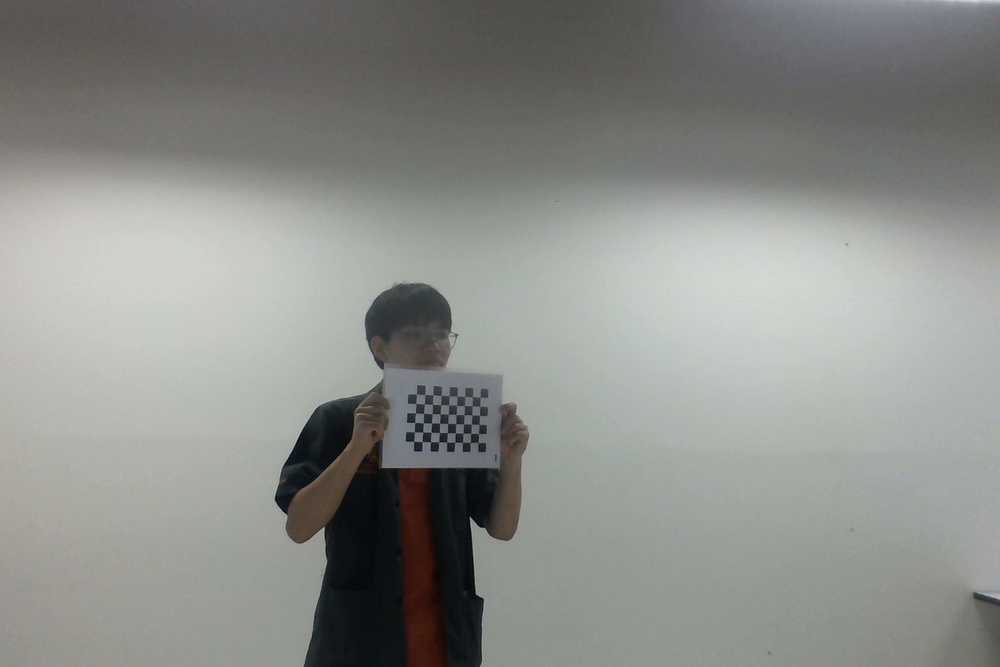
#> input picture calib_images/Photo on 25-6-2568 BE at 2.24 PM #2.jpg, 1000 x 667 px, shrunk from 2580 x 1720 before the run; its folder holds only this picture in this run
$ python camera_calibration.py
#> lines starting #> are read from the running program, lines starting #| are printed output that depends on the picture; after the words box and inside, x2 and y2 are one past the last pixel; in counts of white or black regions, pixels touching at a corner belong together; long printed decimals are rounded
import cv2
import numpy as np
import glob

CHECKERBOARD = (9, 6)  # inner corners (not squares)
square_size = 0.020  # meters

objp = np.zeros((CHECKERBOARD[0]*CHECKERBOARD[1], 3), np.float32)
objp[:, :2] = np.mgrid[0:CHECKERBOARD[0], 0:CHECKERBOARD[1]].T.reshape(-1, 2)
objp *= square_size

objpoints = []  # 3D points
imgpoints = []  # 2D points

images = glob.glob('calib_images/*.jpg')

for fname in images:
    img = cv2.imread(fname)
#> img is the input picture: shape (667, 1000, 3); mean B, G, R 138, 142, 140.1
    gray = cv2.cvtColor(img, cv2.COLOR_BGR2GRAY)

    ret, corners = cv2.findChessboardCorners(gray, CHECKERBOARD, None)
#> ret = True; corners = 54 rows, first 8: [478.2, 442.3], [470.2, 442.2], [462.5, 442.2], [454.7, 442], [446.9, 441.8], [438.6, 441.8], [430.5, 441.7], [422.3, 441.5]

    if ret:
        objpoints.append(objp)
        imgpoints.append(corners)

        cv2.drawChessboardCorners(img, CHECKERBOARD, corners, ret)
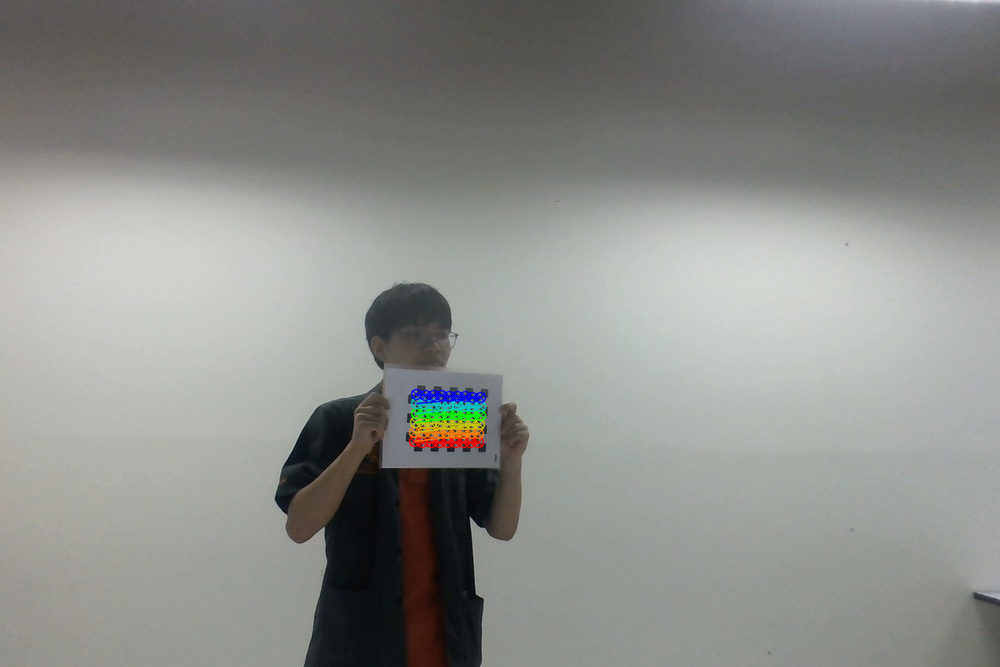
#> img: shape (667, 1000, 3); 0.62% of pixels changed, all inside (x1, y1, x2, y2) = (408, 388, 487, 449)
        cv2.imshow('img', img)
        cv2.waitKey(100)

cv2.destroyAllWindows()

# Calibrate camera
ret, mtx, dist, rvecs, tvecs = cv2.calibrateCamera(objpoints, imgpoints, gray.shape[::-1], None, None)
#> ret = 0.153; mtx = [[2703.5, 0, 498.4], [0, 1450.3, 330.7], [0, 0, 1]]; dist = [[-4.04, -124, 0.299, -0.191, -1.5]]; rvecs = ([1.6, -0.127, -2.64],); tvecs = ([-0.0216, 0.251, 3.39],)

print("Camera Matrix:\n", mtx)
#| Camera Matrix:
#|  [[2.70349553e+03 0.00000000e+00 4.98443097e+02]
#|  [0.00000000e+00 1.45030945e+03 3.30676503e+02]
#|  [0.00000000e+00 0.00000000e+00 1.00000000e+00]]
print("Distortion Coefficients:\n", dist)
#| Distortion Coefficients:
#|  [[  -4.039 -123.993    0.2988   -0.1913   -1.502]]

np.savez("calibration_data.npz", camera_matrix=mtx, dist_coeffs=dist)

$ run again, on calib_images/Photo on 25-6-2568 BE at 2.25 PM #4.jpg
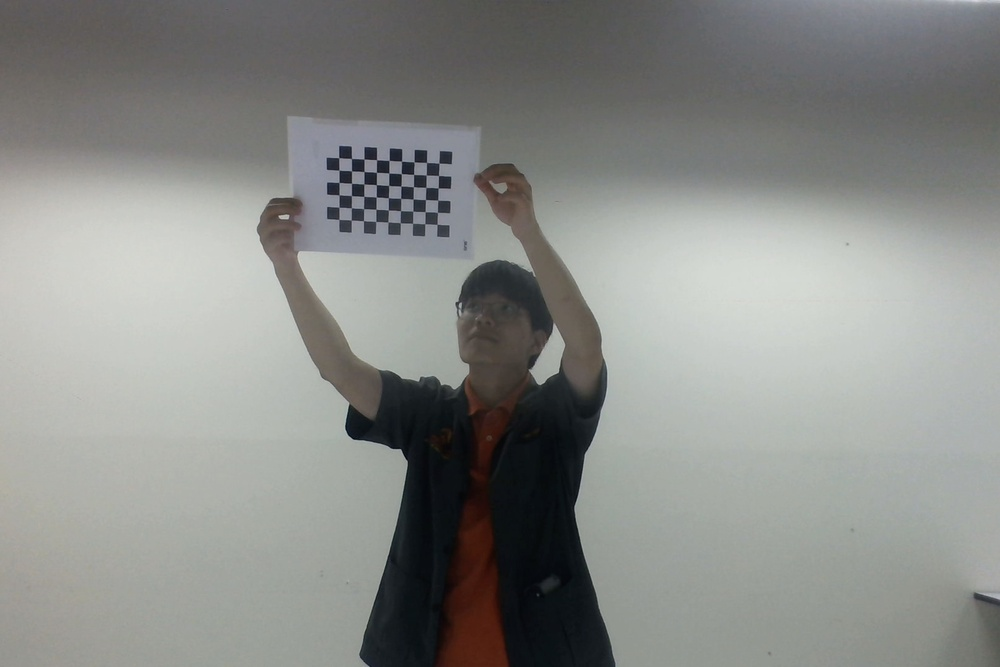
#> input picture calib_images/Photo on 25-6-2568 BE at 2.25 PM #4.jpg, 1000 x 667 px, shrunk from 2580 x 1720 before the run
#> img is the input picture: shape (667, 1000, 3); mean B, G, R 136.5, 139.6, 137.9
#> `ret, corners = cv2.findChessboardCorners(gray, CHECKERBOARD, None)`: ret = True; corners = 54 rows, first 8: [437, 224.4], [424.7, 223.6], [412.6, 223.5], [400.3, 222.7], [387.8, 222], [375.6, 221.5], [363.4, 220.5], [351.3, 220.3]
#> `cv2.drawChessboardCorners(img, CHECKERBOARD, corners, ret)`:
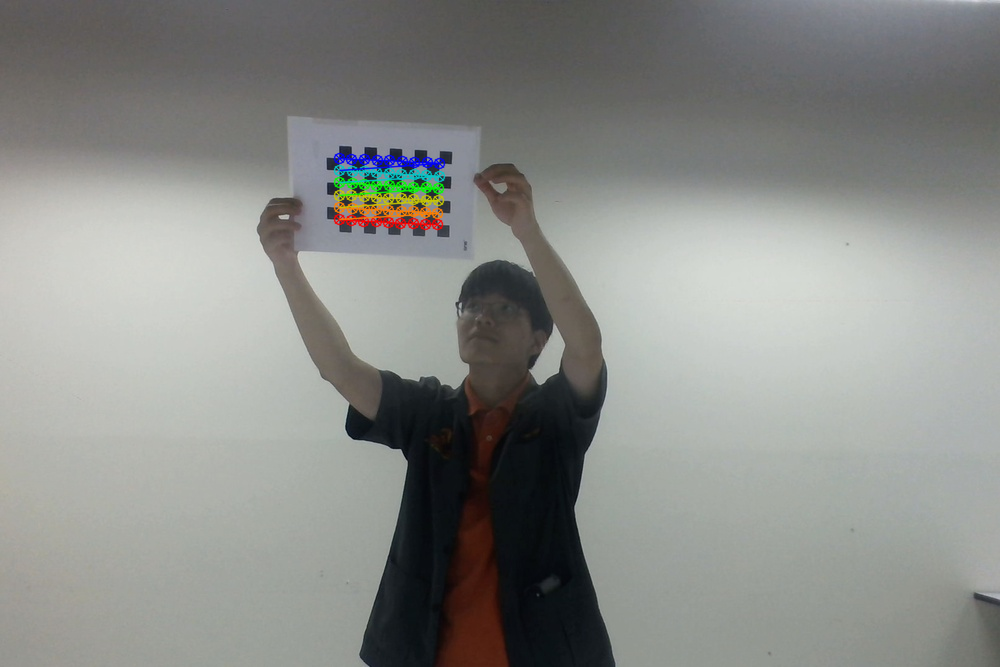
#> img: shape (667, 1000, 3); 1% of pixels changed, all inside (x1, y1, x2, y2) = (333, 152, 446, 231)
#> `ret, mtx, dist, rvecs, tvecs = cv2.calibrateCamera(objpoints, imgpoint..`: ret = 0.193; mtx = [[185.7, 0, 536.1], [0, 177.1, 338.2], [0, 0, 1]]; dist = [[-0.0197, 0.00808, -0.00528, -0.00441, -0.000722]]; rvecs = ([-0.0262, 0.0501, -3.09],); tvecs = ([-0.159, -0.191, 0.3],)
#| Camera Matrix:
#|  [[185.659   0.         536.081]
#|  [  0.         177.098 338.173]
#|  [  0.           0.           1.        ]]
#| Distortion Coefficients:
#|  [[-0.01967  0.00808 -0.005282 -0.004408 -0.0007218]]

$ run again, on calib_images/Photo on 25-6-2568 BE at 2.25 PM #6.jpg
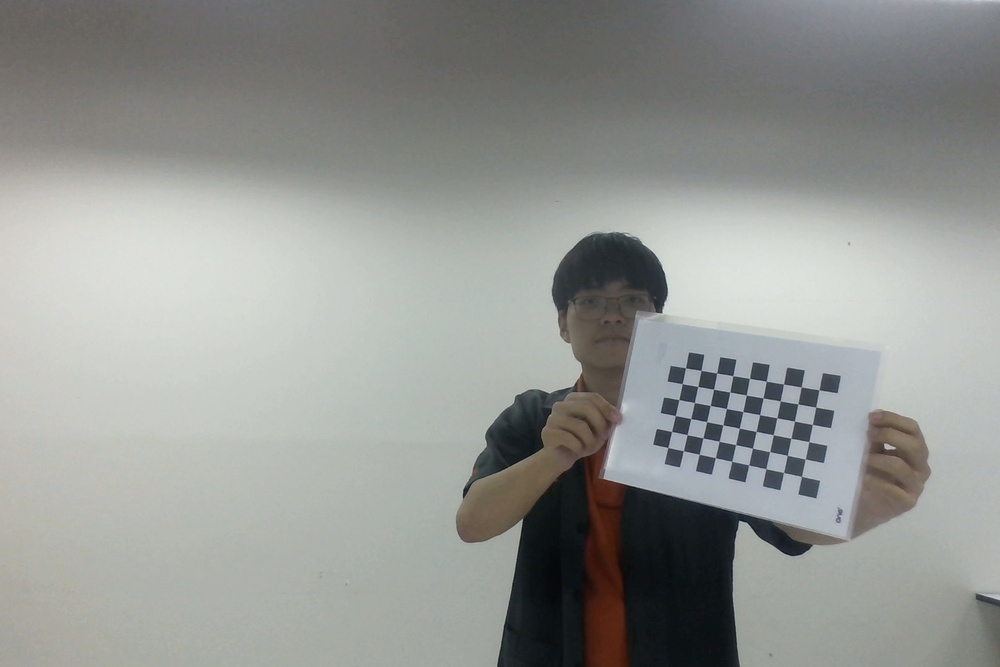
#> input picture calib_images/Photo on 25-6-2568 BE at 2.25 PM #6.jpg, 1000 x 667 px, shrunk from 2580 x 1720 before the run
#> img is the input picture: shape (667, 1000, 3); mean B, G, R 147.2, 150.7, 148.3
#> `ret, corners = cv2.findChessboardCorners(gray, CHECKERBOARD, None)`: ret = True; corners = 54 rows, first 8: [801.5, 476.4], [783.6, 472.4], [765.8, 468.8], [748.7, 464.9], [731.6, 461.1], [715.4, 457.6], [699.4, 454.2], [683.3, 450.6]
#> `cv2.drawChessboardCorners(img, CHECKERBOARD, corners, ret)`:
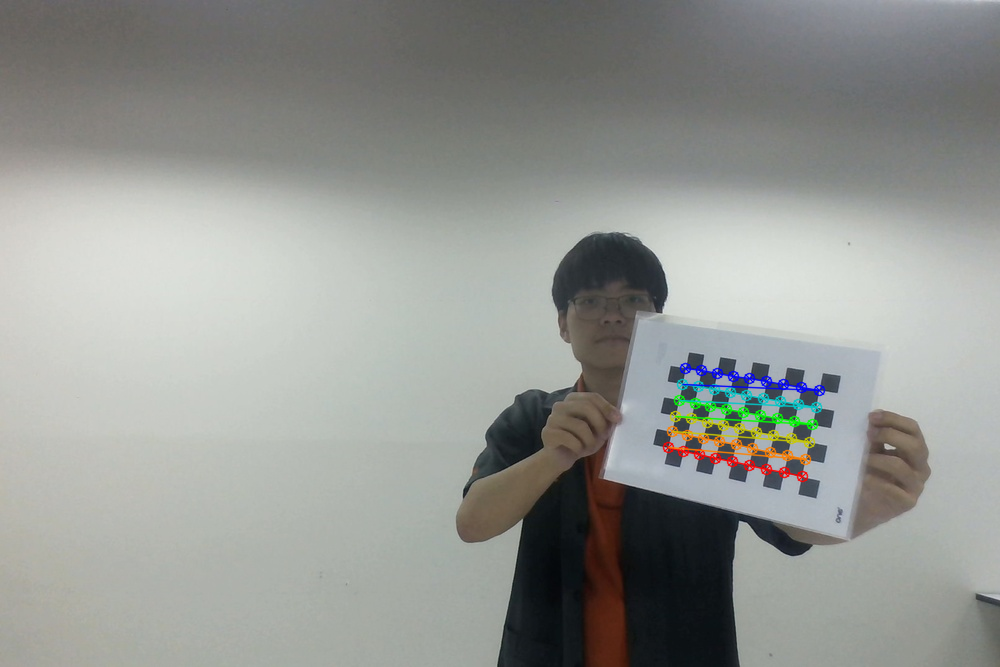
#> img: shape (667, 1000, 3); 1.22% of pixels changed, all inside (x1, y1, x2, y2) = (662, 362, 826, 483)
#> `ret, mtx, dist, rvecs, tvecs = cv2.calibrateCamera(objpoints, imgpoint..`: ret = 0.225; mtx = [[941.3, 0, 470.5], [0, 819.2, 328.3], [0, 0, 1]]; dist = [[-1.16, 4.05, 0.038, 0.0463, -8.08]]; rvecs = ([-1.12, -0.163, -2.75],); tvecs = ([0.322, 0.163, 0.87],)
#| Camera Matrix:
#|  [[941.286   0.         470.528]
#|  [  0.         819.178 328.325]
#|  [  0.           0.           1.        ]]
#| Distortion Coefficients:
#|  [[-1.155  4.045  0.03798  0.04628 -8.078]]
